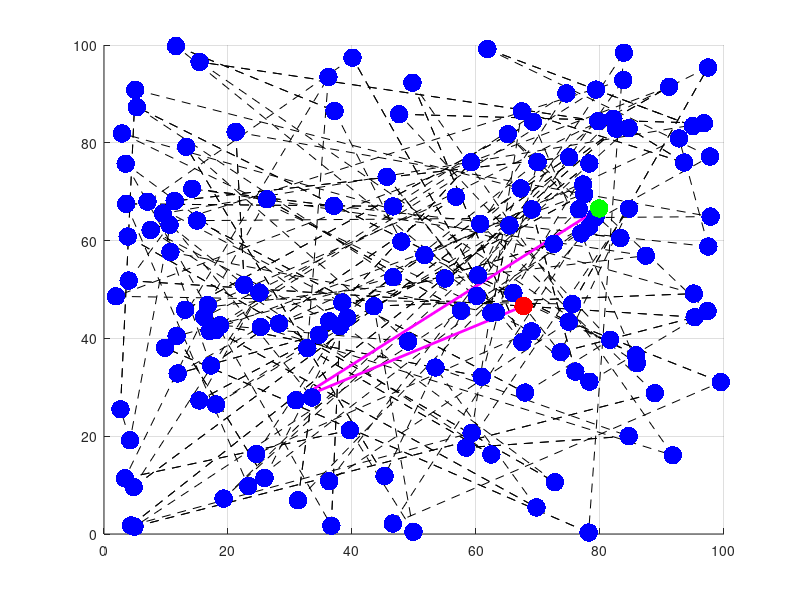

Write the MATLAB code that produced this figure.
clear,clc;
% INPUT: 
%   -> list of nodes [(int)ID, (float)x, (float)y]
%   -> list of segments [(int)ID, (int)Node1, (int)Node2] 
%   -> start node (int)ID
%   -> end node (int)ID
% OUTPUT: List of nodes from start to end that together form the shortest path

%% Settings for random input
NN = 150; % number of nodes
NS = 200; % number of segments
startID = 1;
endID = 5;

%% Input
% nodesIN = [(1:6); [0 0 1 1 2 3]; [0 1 0 1 1 1]]';
% segments = [(1:8); [1 1 1 2 3 3 4 5]; [2 3 4 4 4 5 5 6]]';
% startID = 1;
% endID = 6;

nodesIN = [(1:NN); 100*rand(2,NN)]';
segments = [(1:NS); floor(linspace(1,NN-1,NS)); ceil(linspace(2,NN,NS))]';

%% Setup
numNodes = length(nodesIN(:,1));
numSegs = length(segments(:,1));
endInd = find(nodesIN(:,1)==endID,1); % index of end node in the nodes input
for i = 1:numNodes
    j = nodesIN(i,1); % ID of node
    dist_to_end = sqrt((nodesIN(i,2)-nodesIN(endInd,2))^2 + ((nodesIN(i,3)-nodesIN(endInd,3))^2)); % euclidean distance to end node
    nodes(j) = struct('ID',j,'x',nodesIN(j,2),'y',nodesIN(j,3),'via',NaN,'dist_start',inf,'dist_end',dist_to_end,'visited',false);

    if nodes(j).ID == startID
        % visit start node
        nodes(j).dist_start = 0;
        nodes(j).visited = true;
    end
end

queue = startID; % All relevant node ID's are stored here. The lower the cost, the higher up in the queue the node is.

%% Algorithm
while queue(1) ~= endID % while the end node is not on top of the queue
    % Expand the node on top of the queue (parent node)
    parentID = queue(1);
    queue(1) = []; % delete node from list, it is done now
    segID = segments(segments(:,2)==parentID, 1); % ID's of segments that are connected to parent node
    for i = 1:length(segID)
        childID = segments(segID(i),3); % ID of node on the other side of the segment
        dist_to_start = nodes(parentID).dist_start + sqrt((nodes(parentID).x - nodes(childID).x)^2 + (nodes(parentID).y - nodes(childID).y)^2);
        %cost = dist_to_start + nodes(childID).dist_end;
        
        % Update node info
        nodes(childID).dist_start = dist_to_start;
        nodes(childID).via = parentID;
        nodes(parentID).visited = true;
        
        % Update queue
        if isempty(queue)
            queue = childID;
        else 
            % place childID at the correct place in the queue
            for j = 1:length(queue)
                childCost = nodes(childID).dist_start + nodes(childID).dist_end;
                queueNodeCost = nodes(queue(j)).dist_start + nodes(queue(j)).dist_end;
                if childCost < queueNodeCost
                    if j == 1
                        queue = [childID, queue];
                    else
                        queue = [queue(1:j-1), childID, queue(j:end)];
                    end
                    break;
                elseif j == length(queue)
                    queue = [queue, childID];
                    break;
                end
            end
        end
    end
end

%% Backtrack path to make list of nodes
path = endID;
while path(1) ~= startID
    nextID = nodes(path(1)).via;
    path = [nextID, path];
end

%% Plot the whole thing
figure
hold on
for i = 1:length(segments(:,1))
    N1 = segments(i,2); % ID of first node
    N2 = segments(i,3); % ID of second node
    line([nodes(N1).x, nodes(N2).x],[nodes(N1).y, nodes(N2).y],'color','k','linestyle','--')
end
for i = 2:length(path)
    N1 = path(i-1); % ID of first node
    N2 = path(i); % ID of second node
    line([nodes(N1).x, nodes(N2).x],[nodes(N1).y, nodes(N2).y],'color','m','linestyle','-','linewidth',2)
end

grid on
plot(nodesIN(:,2),nodesIN(:,3),'.b','MarkerSize',40);
plot(nodes(startID).x,nodes(startID).y,'.g','MarkerSize',40);
plot(nodes(endID).x,nodes(endID).y,'.r','MarkerSize',40);


